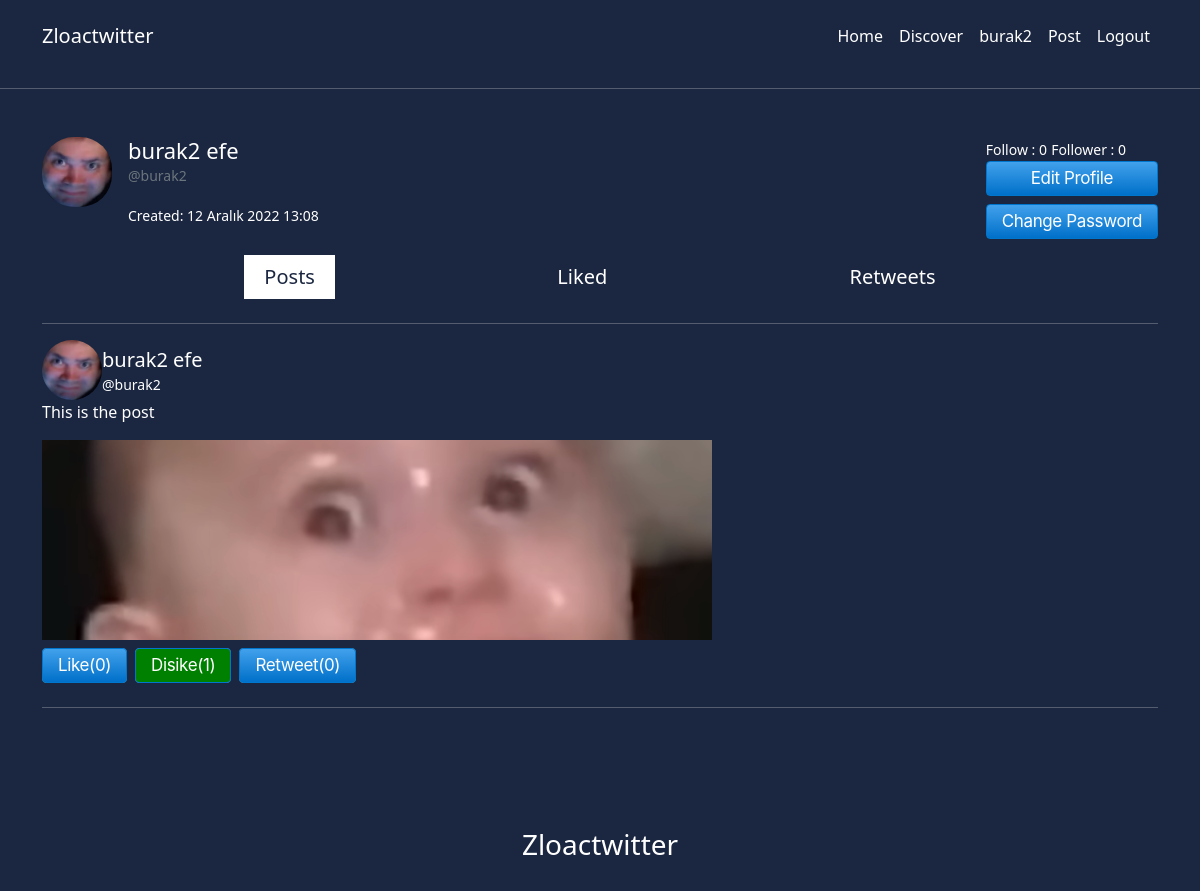
Screenshot of /user/profil/ (signed in) with the database file from the repository.
### user/models.py (models this page shows, shortened)
class Hesap(models.Model):
    id = models.UUIDField(primary_key=True, db_index=True, default=uuid.uuid4, editable=False)
    created_at = models.DateTimeField(auto_now_add=True)
    user = models.OneToOneField(User, on_delete=models.CASCADE)
    isim = models.CharField(max_length=100)
    soyisim = models.CharField(max_length=100)
    bio = models.TextField(max_length=500, blank=True)
    takip = models.ManyToManyField(User, related_name="takip")
    takipci = models.ManyToManyField(User, related_name='takipci')
    resim = models.FileField(upload_to='hesaplar/', default='default.webp', blank=True)

### posts/models.py (models this page shows, shortened)
class Post(models.Model):
    id = models.UUIDField(primary_key=True, db_index=True, default=uuid.uuid4, editable=False)
    owner = models.ForeignKey(User, on_delete=models.CASCADE)
    content = models.TextField(max_length=150)
    resim = models.FileField(upload_to='postlar/', blank=True)
    created_at = models.DateTimeField(auto_now_add=True)
    like = models.ManyToManyField(User, related_name='like')
    dislike = models.ManyToManyField(User, related_name='dislike')
    retweet = models.ManyToManyField(User, related_name='retweet')

### user/views.py (the view)
# urls.py: path('profil/', profil, name='profil'),
def profil(request):
    user = request.user
    paylasim = Post.objects.filter(owner = request.user)
    begeni = Post.objects.filter(like__in = [request.user])
    retweet = Post.objects.filter(retweet__in = [request.user])
    if request.method == 'POST':
        begen(request)
        return redirect('profil')
    context = {
        'user':user,
        'paylasim':paylasim,
        'begeni':begeni,
        'retweet':retweet
    }
    return render(request, 'user/profil.html', context)

### templates/user/profil.html (shortened to what this page needs)
{% extends "main.html" %}
{% load static %}
{% block content %}
    <div class="container mt-5">
        <div class="profil-info">
            <div class="d-flex w-100">
                <div class="me-3">
                    <img src="{{user.hesap.resim.url}}" width="70" height="70" class="rounded-5" alt="">
                </div>
                <div class="d-flex justify-content-between w-100">
                    <div>
                        <h3 class="h3 mb-0">{{user.hesap.isim}} {{user.hesap.soyisim}}</h3>
                        <small class="text-muted">@{{user.username}}</small>
                        <small>Created: {{user.hesap.created_at}}</small>
                    </div>
                    <div>
                        <small>Follow : {{user.hesap.takip.all.count}}</small>
                        <small>Follower : {{user.hesap.takipci.all.count}}</small>
                        <br>
                        <a href="/user/update/" class="button">Edit Profile</a>
                        <a href="/user/reset/" class="button mt-2">Change Password</a>
                    </div>
                </div>
            </div>
        </div>
        <div class="sekmeler d-flex justify-content-evenly mt-3 ">
            <h5 class="tablinks active" onclick="openCity(event, 'Paylasim')">Posts</h5>
            <h5 class="tablinks" onclick="openCity(event, 'Begeni')">Liked</h5>
            <h5 class="tablinks" onclick="openCity(event, 'Retweet')">Retweets</h5>
        </div>
        <hr>
        <div class="tabcontent goster" id="Paylasim">
            {% for post in paylasim %}
            <div class="post">
                <div class="owner d-flex">
                    <div>
                        <img src="{{post.owner.hesap.resim.url}}" width="60" height="60" class="rounded-5" alt="">
                    </div>
                    <div>
                        <h5 class="mt-2 mb-0">{{post.owner.hesap.isim}} {{post.owner.hesap.soyisim}}</h5>
                        <small>@{{post.owner.username}}</small>
                    </div>
                </div>
                <div class="content">
                    <p>
                        {{post.content}}
                    </p>
                </div>
                {% if post.resim %}
                    <img src="{{post.resim.url}}" style="object-fit: cover;" width="60%" height="200" alt="">
                {% endif %}
                <form action="" class="d-flex mt-2" method="POST">
                    <input type="submit" value="Like({{post.like.all.count}})" name="begen"
                    {% if request.user in post.like.all %}
                        class="button yesil me-2"
                    {% else %}
                        class="button me-2"
                    {% endif %}
                    >
                    <input type="submit" value="Disike({{post.dislike.all.count}})" name="begenme"
                    {% if request.user in post.dislike.all %}
                        class="button yesil me-2"
                    {% else %}
                        class="button me-2"
                    {% endif %}
                    >
                    <input type="submit" value="Retweet({{post.retweet.all.count}})" name="paylas"
                    {% if request.user in post.retweet.all %}
                        class="button yesil"
                    {% else %}
                        class="button"
                    {% endif %}
                    >
                </form>
            </div>
            <hr class="my-4">
        {% endfor %}
        </div>
    </div>
{% endblock content %}

### templates/includes/_navbar.html (shortened to what this page needs)
    <nav class="navbar top navbar-expand-lg navbar-dark p-md-3">
      <div class="container">
        <a class="navbar-brand" href="/">Zloactwitter</a>
        <div class="collapse navbar-collapse" id="navbarNav">
          <ul class="navbar-nav">
            <li class="nav-item">
              <a class="nav-link text-white" href="/">Home</a>
            </li>
            <li class="nav-item">
              <a class="nav-link text-white" href="/kesfet/">Discover</a>
            </li>
            {% if user.is_authenticated %}
            <li class="nav-item">
              <a class="nav-link text-white" href="/user/profil/">{{request.user}}</a>
            </li>
            <li class="nav-item">
              <a class="nav-link text-white" href="/olustur/">Post</a>
            </li>
            <li class="nav-item">
              <a class="nav-link text-white" href="/user/logout/">Logout</a>
            </li>
            {% endif %}
          </ul>
        </div>
      </div>
    </nav>
    <hr>

### static/css/style.css (style rules this page uses)
body, html { height: 100%; margin: 0; padding: 0; }
body { background-color: #1b2740; color: white; }
.h3 { font-size: 22px; }
.button { background-image: linear-gradient(#42A1EC, #0070C9); border: 1px solid #0077CC; border-radius: 4px; box-sizing: border-box; color: #FFFFFF; cursor: pointer; direction: ltr; display: block; font-family: "SF Pro Text","SF Pro Icons","AOS Icons","Helvetica Neue",Helvetica,Arial,sans-serif; font-size: 17px; font-weight: 400; letter-spacing: -.022em; line-height: 1.47059; min-width: 30px; overflow: visible; padding: 4px 15px; text-align: center; user-select: none; -webkit-user-select: none; touch-action: manipulation; white-space: nowrap; text-decoration: none; }
.yesil { background-image: linear-gradient(green,green) !important; }
.tabcontent { display: none; }
.active { background-color: white; color: #1b2740; }
.goster { display: block; }
.sekmeler h5 { transition: 0.8s; cursor: pointer; padding: 10px 20px; }

### rows the page displays
Post: owner.hesap.resim (picture), owner.hesap.isim "burak2", owner.hesap.soyisim "efe", owner.username "burak2", content "This is the post", resim (picture), begen "Like(0)", begenme "Disike(1)", paylas "Retweet(0)"

### other values shown
{{ request.user }} "burak2"
{{ user.hesap.isim }} "burak2"
{{ user.hesap.soyisim }} "efe"
{{ user.username }} "burak2"
{{ user.hesap.created_at }} "12 Aralık 2022 13:08"
{{ user.hesap.takip.all.count }} "0"
{{ user.hesap.takipci.all.count }} "0"
